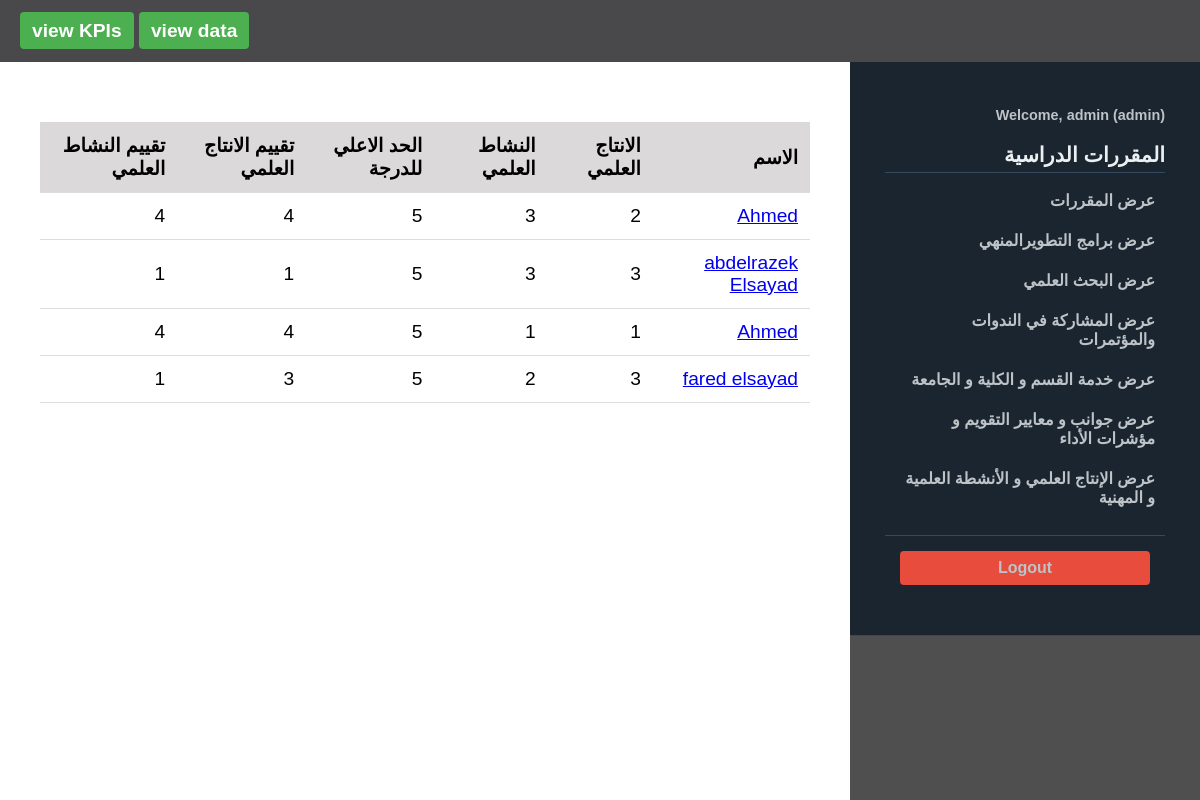
Page /view/Scientific_production (signed in) on the earlier database version.
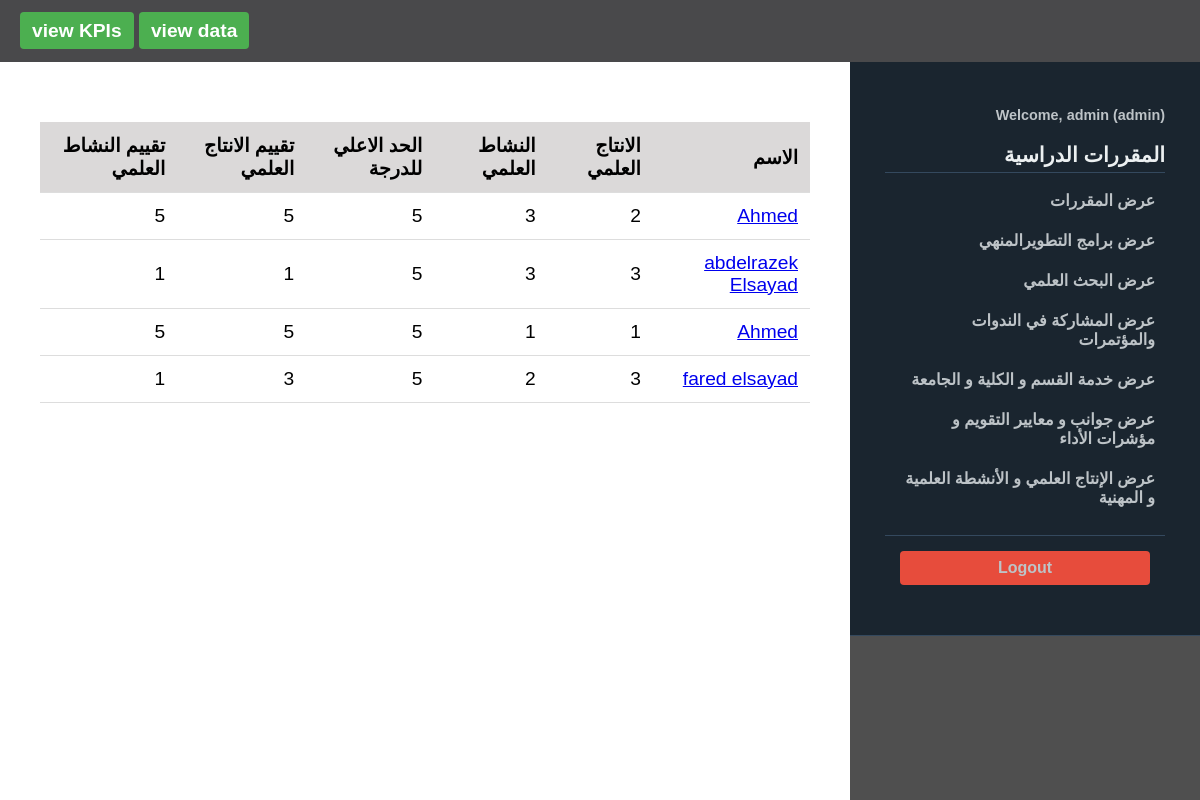
Same page on the later database version.
### tables this page shows
CREATE TABLE "Scientific_production" (
	"id"	INTEGER,
	"user_id"	INTEGER NOT NULL,
	"Scientific_research"	INT NOT NULL,
	"supervision_Graduation"	INT NOT NULL,
	"created_at"	TEXT DEFAULT CURRENT_TIMESTAMP,
	"Scientific_research_Evaluation"	INTEGER,
	"supervision_Graduation_Evaluation"	INTEGER,
	PRIMARY KEY("id" AUTOINCREMENT),
	FOREIGN KEY("user_id") REFERENCES "users"("id")
);

CREATE TABLE users (
            id INTEGER PRIMARY KEY AUTOINCREMENT,
            username TEXT UNIQUE NOT NULL,
            password TEXT NOT NULL,
            role TEXT NOT NULL DEFAULT 'user',
            full_name TEXT
        );

### app.py (the view)
@app.route('/view/Scientific_production')
@login_required
@admin_required
def view_Scientific_production():
    conn = get_db_connection()
    Scientific_production = conn.execute('''
        SELECT Scientific_production.*, users.username, users.full_name
        FROM Scientific_production
        JOIN users ON Scientific_production.user_id = users.id
        ORDER BY Scientific_production.created_at DESC
    ''').fetchall()
    conn.close()
    return render_template('view_data/view_Scientific_production.html', Scientific_production=Scientific_production)

### app.py (called while the page is built)
def get_db_connection():
    conn = sqlite3.connect(DATABASE)
    conn.row_factory = sqlite3.Row
    return conn

def login_required(f):
    @wraps(f)
    def decorated_function(*args, **kwargs):
        if 'user_id' not in session:
            flash('Please log in to access this page.', 'danger')
            return redirect(url_for('login'))
        return f(*args, **kwargs)
    return decorated_function

def admin_required(f):
    @wraps(f)
    def decorated_function(*args, **kwargs):
        if 'user_id' not in session:
            flash('Please log in to access this page.', 'danger')
            return redirect(url_for('login'))
        if session.get('role') != 'admin':
            flash('You do not have permission to access this page.', 'danger')
            return redirect(url_for('index'))
        return f(*args, **kwargs)
    return decorated_function

### templates/view_data/view_Scientific_production.html
{% extends "base.html" %}
{% block content %}
    {% if Scientific_production %}
<div class="table-content" >
        <table>
            <thead>
                <tr>
                    <th> الاسم </th>
                    <th>الانتاج العلمي</th>
                    <th>النشاط العلمي</th>
                    <th>الحد الاعلي للدرجة</th>
                    <th>تقييم الانتاج العلمي </th>
                    <th>تقييم النشاط العلمي </th>
                </tr>
            </thead>
            <tbody>
                {% for item in Scientific_production %}
                <tr>
                    <td><a href="{{ url_for('update',id=item.user_id ) }}"> {{ item['full_name'] or item['username'] }}</a> </td>
                    <td>{{ item['Scientific_research'] }}</td>
                    <td>{{ item['supervision_Graduation'] }}</td>
                    <td>{{ 5 }}</td>
                    {% if item['Scientific_research_Evaluation']  == None %}
                   <td> لم يتم التقييم</td>
                    <td> لم يتم التقييم</td>
                   {% else %}
                    <td>{{ item['Scientific_research_Evaluation'] }}</td>
                    <td>{{ item['supervision_Graduation_Evaluation'] }}</td>
                    {% endif %}
                </tr>
                {% endfor %}
            </tbody>
        </table>
</div>
    {% else %}
        <h2>لا توجد بيانات مسجلة , {% if session.get('role') == 'admin' %}<a href="{{ url_for('add_data') }}">Add some data</a>{% endif %}</h2>
        {% endif %}
{% endblock %}

### templates/base.html (shortened to what this page needs)
<!DOCTYPE html>
<html lang="en" dir="ltr">
<head>
    <link rel="stylesheet" href="{{ url_for('static', filename='styles.css') }}">
</head>
<body>
    <div class="navbar">
        {% if session.get('role') == 'admin' %}
        <a href="{{ url_for('view_kpis') }}" class="nav-button">view KPIs</a>
         {% endif %}
                {% if 'user_id' in session %}
                    <a href="{{ url_for('view_data') }}" class="nav-button">view data</a>
                {% else %}
                    <a href="{{ url_for('login') }}" class="nav-button">Login</a>
                    <a href="{{ url_for('register') }}" class="nav-button">Register</a>
                {% endif %}
    </div>
        <div class="container">
                <div class="content">
                    {% block content %}{% endblock %}
                </div>
            <div class="sidebar">
           {% if session.get('role') == 'admin' %}
                    {% include 'admin_sidebar.html' %}
            {% else %}
                    {% include 'sidebar.html' %}
            {% endif %}
                </div>
        </div>
</body>
</html>

### templates/admin_sidebar.html (shortened to what this page needs)
 <aside class="sidebar" >
    <div class="sidebar-header">
    <nav class="sidebar-nav">
        {% if 'user_id' in session %}
            <div class="nav-section">
                {% if 'user_id' in session %}
                <div class="user-info">
                    Welcome, {{ session.get('username') }} ({{ session.get('role') }})
                </div>
            {% endif %}
        </div>
                <h2>المقررات الدراسية</h2>
                <ul>
                    <li><a href="{{url_for('view_data')}}">عرض  المقررات</a></li>
                    <li><a href="{{url_for('activity_data')}}">عرض برامج التطويرالمنهي</a></li>
                    <li><a href="{{url_for('program_data')}}">عرض البحث العلمي</a></li>
                    <li><a href="{{url_for('prticipation_data')}}">  عرض المشاركة في الندوات والمؤتمرات </a></li>
                    <li><a href="{{url_for('view_university_evaluation')}}">عرض خدمة القسم و الكلية و الجامعة</a></li>
                    <li><a href="{{url_for('view_criteria_of_evaluation')}}">عرض جوانب و معايير التقويم و مؤشرات الأداء</a></li>
                    <li><a href="{{url_for('view_Scientific_production')}}"> عرض الإنتاج العلمي و الأنشطة العلمية و المهنية </a></li>
                </ul>
                <div class="sidebar-footer">
                    <a href="{{ url_for('logout') }}" class="logout-button">Logout</a>
                </div>
            </div>
        {% else %}
            <div class="auth-links">
                <a href="{{ url_for('login') }}" class="button">Login</a>
                <a href="{{ url_for('register') }}" class="button">Register</a>
            </div>
        {% endif %}
</aside>

### static/styles.css (style rules this page uses)
body { font-family: 'Arial', sans-serif; margin: 0; padding: 0; background-color: #f5f5f5; }
.navbar { background-color: #49494b; padding: 20px; text-align: left; font-weight: bold; font-size: 1.2em; }
.container { display: flex; height: calc(100vh - 60px); }
.content { flex: 1; background-color: white; display: flex; padding: 20px; justify-content: center; align-items: top; font-size: 1.2em; direction: rtl; }
.table-content { flex: 1; background-color: white; display: block; padding: 20px; font-size: 1em; text-align:right; direction:rtl; }
.sidebar { width: 350px; right: 0; background-color: #4f4f4f; color: white; display: block; justify-content: center; align-items: center; font-weight: bold; direction: rtl; }
.nav-button { background-color: #4CAF50; color: white; padding: 8px 12px; border-radius: 4px; text-decoration: none; transition: background-color 0.3s; }
.sidebar-header { padding: 20px; background-color: #1a252f; border-bottom: 1px solid #34495e; }
.user-info { margin-top: 10px; font-size: 0.9rem; color: #bdc3c7; }
.sidebar-nav { padding: 15px; }
.sidebar-nav h2 { font-size: 1.3rem; color: #ecf0f1; margin: 20px 0 10px 0; padding-bottom: 5px; border-bottom: 1px solid #34495e; }
.sidebar-nav ul { list-style: none; padding: 0; margin: 0; }
.sidebar-nav li { margin-bottom: 5px; }
.sidebar-nav a { display: block; padding: 8px 10px; color: #bdc3c7; text-decoration: none; border-radius: 4px; transition: all 0.3s; }
.sidebar-footer { padding: 15px; margin-top: 20px; border-top: 1px solid #34495e; }
table { width: 100%; border-collapse: collapse; margin-top: 20px; direction: rtl; }
th, td { padding: 12px; text-align: right; border-bottom: 1px solid #ddd; }
th { background-color: #dbd9d9; font-weight: bold; }
.logout-button { display: block; background-color: #e74c3c; color: white; padding: 8px 15px; border-radius: 4px; text-decoration: none; text-align: center; transition: background-color 0.3s; }

Differences in the rows shown:
changed Scientific_production (number 1 of 4 on the later page): Scientific_research_Evaluation "4" → "5"; supervision_Graduation_Evaluation "4" → "5"
changed Scientific_production (number 3 of 4 on the later page): Scientific_research_Evaluation "4" → "5"; supervision_Graduation_Evaluation "4" → "5"
